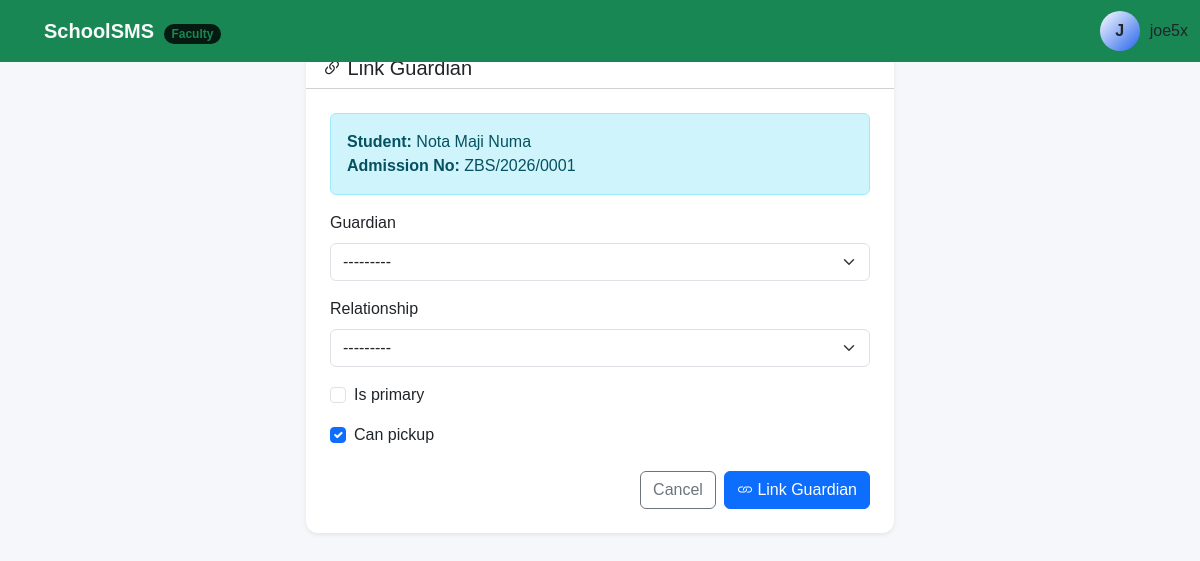
Screenshot of /students/1/guardians/add/ (signed in) with the database file from the repository.
### accounts/models.py (models this page shows, shortened)
class User(AbstractUser):
    class Role(models.TextChoices):
        SUPER_ADMIN = "super_admin", "Super Administrator"
        SCHOOL_ADMIN = "school_admin", "School Administrator"
        PRINCIPAL = "principal", "Principal"
        VICE_PRINCIPAL = "vice_principal", "Vice Principal"
        HEAD_TEACHER = "head_teacher", "Head Teacher"
        TEACHER = "teacher", "Teacher"
        FORM_TEACHER = "form_teacher", "Form Teacher"
        BURSAR = "bursar", "Bursar"
        ACCOUNTANT = "accountant", "Accountant"
        REGISTRAR = "registrar", "Registrar"
        STUDENT = "student", "Student"
        PARENT = "parent", "Parent/Guardian"
    role = models.CharField(
        max_length=30,
        choices=Role.choices,
        default=Role.TEACHER,
    )
    phone = models.CharField(
        max_length=20,
        blank=True,
    )
    staff_id = models.CharField(
        max_length=50,
        unique=True,
        null=True,
        blank=True,
    )
    profile_photo = models.ImageField(
        upload_to="accounts/profiles/",
        blank=True,
        null=True,
    )
    address = models.TextField(
        blank=True,
    )
    date_of_birth = models.DateField(
        blank=True,
        null=True,
    )
    is_verified = models.BooleanField(
        default=False,
    )
    created_at = models.DateTimeField(
        auto_now_add=True,
    )
    updated_at = models.DateTimeField(
        auto_now=True,
    )
    class Meta:
        ordering = ["first_name", "last_name"]

### students/models.py (models this page shows, shortened)
class Student(models.Model):
    class Gender(models.TextChoices):
        MALE = "male", "Male"
        FEMALE = "female", "Female"
    school = models.ForeignKey(
        "schools.School",
        on_delete=models.CASCADE,
        related_name="students",
    )
    admission_number = models.CharField(
        max_length=30,
    )
    first_name = models.CharField(
        max_length=100,
    )
    middle_name = models.CharField(
        max_length=100,
        blank=True,
    )
    last_name = models.CharField(
        max_length=100,
    )
    gender = models.CharField(
        max_length=10,
        choices=Gender.choices,
    )
    date_of_birth = models.DateField(
        null=True,
        blank=True,
    )
    birth_place = models.CharField(
        max_length=150,
        blank=True,
    )
    nationality = models.CharField(
        max_length=100,
        default="Nigerian",
    )
    state_of_origin = models.CharField(
        max_length=100,
        blank=True,
    )
    lga_of_origin = models.CharField(
        max_length=100,
        blank=True,
    )
    address = models.TextField(
        blank=True,
    )
    phone = models.CharField(
        max_length=30,
        blank=True,
    )
    email = models.EmailField(
        blank=True,
    )
    photo = models.ImageField(
        upload_to="students/photos/",
        null=True,
        blank=True,
    )
    is_active = models.BooleanField(
        default=True,
    )
    created_at = models.DateTimeField(
        auto_now_add=True,
    )
    updated_at = models.DateTimeField(
        auto_now=True,
    )
    class Meta:
        ordering = [
            "last_name",
            "first_name",
        ]
        constraints = [
            models.UniqueConstraint(
                fields=[
                    "school",
                    "admission_number",
                ],
                name="unique_school_admission_number",
            ),
        ]
    @property
    def full_name(self):
        names = [
            self.first_name,
            self.middle_name,
            self.last_name,
        ]
        return " ".join(
            name for name in names if name
        )

### students/views.py (the view)
@login_required
def student_guardian_create(
    request,
    student_pk,
):
    student = get_object_or_404(
        Student,
        pk=student_pk,
    )
    if request.method == "POST":
        form = StudentGuardianForm(
            request.POST,
        )
        if form.is_valid():
            relationship = form.save(
                commit=False,
            )
            relationship.student = student
            relationship.save()
            messages.success(
                request,
                "Guardian linked to student successfully.",
            )
            return redirect(
                "students:student_detail",
                pk=student.pk,
            )
    else:
        form = StudentGuardianForm()
    return render(
        request,
        "students/student_guardian_form.html",
        {
            "form": form,
            "student": student,
        },
    )

### students/forms.py
class StudentGuardianForm(
    BootstrapFormMixin,
    forms.ModelForm,
):
    class Meta:
        model = StudentGuardian
        fields = [
            "guardian",
            "relationship",
            "is_primary",
            "can_pickup",
        ]
        widgets = {
            "guardian": forms.Select(
                attrs={
                    "class": "form-select",
                }
            ),
            "relationship": forms.Select(
                attrs={
                    "class": "form-select",
                }
            ),
            "is_primary": forms.CheckboxInput(
                attrs={
                    "class": "form-check-input",
                }
            ),
            "can_pickup": forms.CheckboxInput(
                attrs={
                    "class": "form-check-input",
                }
            ),
        }

### students/models.py (called while the page is built)
    def __str__(self):
        return self.full_name

    @property
    def full_name(self):
        return (
            f"{self.first_name} "
            f"{self.last_name}"
        )

### templates/students/student_guardian_form.html (shortened to what this page needs)
{% extends "base.html" %}
{% block content %}
<div class="row justify-content-center">
<div class="col-lg-6">
    <div class="card border-0 shadow-sm">
        <div class="card-header bg-white">
            <h5 class="mb-0">
                <i class="bi bi-link-45deg"></i>
                Link Guardian
            </h5>
        </div>
        <div class="card-body p-4">
            <div class="alert alert-info">
                <strong>Student:</strong>
                {{ student.full_name }}
                <br>
                <strong>Admission No:</strong>
                {{ student.admission_number }}
            </div>
            <form method="post">
                {% for field in form %}
                    <div class="mb-3">
                        {% if field.field.widget.input_type == "checkbox" %}
                            <div class="form-check">
                                {{ field }}
                                <label class="form-check-label">
                                    {{ field.label }}
                                </label>
                            </div>
                        {% else %}
                            <label class="form-label">
                                {{ field.label }}
                            </label>
                            {{ field }}
                        {% endif %}
                    </div>
                {% endfor %}
                <div class="d-flex justify-content-end gap-2 mt-4">
                    <a
                        href="{% url 'students:student_detail' student.pk %}"
                        class="btn btn-outline-secondary"
                    >
                        Cancel
                    </a>
                    <button
                        type="submit"
                        class="btn btn-primary"
                    >
                        <i class="bi bi-link"></i>
                        Link Guardian
                    </button>
                </div>
            </form>
        </div>
    </div>
</div>
</div>
{% endblock %}

### templates/base.html (shortened to what this page needs)
{% load static %}
<!DOCTYPE html>
<html lang="en">
<head>
    <link
        href="https://cdn.jsdelivr.net/npm/bootstrap@5.3.3/dist/css/bootstrap.min.css"
        rel="stylesheet"
    >
    <link
        href="https://cdn.jsdelivr.net/npm/bootstrap-icons@1.11.3/font/bootstrap-icons.css"
        rel="stylesheet"
    >
     <link
     rel="stylesheet"
     href="{% static 'css/sms.css' %}"
    >
</head>
<body>
    <nav class="navbar fixed-top bg-success" data-bs-theme="dark">
    <div class="container-fluid d-flex justify-content-between align-items-center">
        {% if request.user.role == 'super_admin' %}
            <a class="navbar-brand d-flex align-items-center gap-2 fw-bold text-light text-decoration-none" href="/admin/">
                <i class="bi bi-shield-lock-fill text-danger fs-4"></i>
                <span>SchoolSMS <span class="badge bg-danger-subtle text-danger rounded-pill fs-8 ms-1">Root</span></span>
            </a>
        {% elif request.user.role == 'head_teacher' or request.user.role == 'teacher' or request.user.role == 'form_teacher' %}
            <a class="navbar-brand d-flex align-items-center gap-2 fw-bold text-light text-decoration-none" href="{% url 'dashboard:dashboard' %}">
                <i class="bi bi-journal-bookmark-fill text-success fs-4"></i>
                <span>SchoolSMS <span class="badge bg-success-subtle text-success rounded-pill fs-8 ms-1">Faculty</span></span>
            </a>
        {% elif request.user.role == 'bursar' or request.user.role == 'accountant' %}
            <a class="navbar-brand d-flex align-items-center gap-2 fw-bold text-light text-decoration-none" href="{% url 'dashboard:dashboard' %}">
                <i class="bi bi-wallet2 text-warning fs-4"></i>
                <span>SchoolSMS <span class="badge bg-warning-subtle text-warning rounded-pill fs-8 ms-1">Finance</span></span>
            </a>
        {% elif request.user.role == 'parent' %}
            <a class="navbar-brand d-flex align-items-center gap-2 fw-bold text-light text-decoration-none" href="{% url 'dashboard:dashboard' %}">
                <i class="bi bi-people-fill text-light fs-4"></i>
                <span>SchoolSMS <span class="badge bg-light text-light rounded-pill fs-8 ms-1">Parent Portal</span></span>
            </a>
        {% else %}
            <a class="navbar-brand d-flex align-items-center gap-2 fw-bold text-light text-decoration-none" href="{% url 'dashboard:dashboard' %}">
                <i class="bi bi-mortarboard-fill text-primary fs-4"></i>
                <span>SchoolSMS</span>
            </a>
        {% endif %}
        <div class="d-flex gap-2">
            <div class="user-profile">
                <div class="avatar">
                    {{ user.username|first|upper }}
                </div>
                <span>
                    {{ user.username }}
                </span>
            </div>
        </div>
    </div>
</nav>
<div class="container-fluid pt-4 mt-4">
</div>
{% block content %}
{% endblock %}
</body>
</html>

### templates/base.html (style rules this page uses)
:root { --bg: #0b0b12; --sidebar: #11111a; --card: #151520; --border: #262638; --text: #ffffff; --muted: #fff; --primary: #ffffff; --secondary: #2563eb; }
body { background: #f5f7fb; font-family: Arial, sans-serif; }
.card { border: 0; border-radius: 12px; box-shadow: 0 2px 10px rgba(0, 0, 0, 0.05); }
.fs-8 { font-size: 0.75rem; }
.user-profile { display: flex; align-items: center; gap: 10px; }
.avatar { width: 40px; height: 40px; display: flex; justify-content: center; align-items: center; border-radius: 50%; background: linear-gradient( 135deg, var(--primary), var(--secondary) ); font-weight: bold; }

### rows the page displays
User: username|first "J", username "joe5x"
Student: full_name "Nota Maji Numa", admission_number "ZBS/2026/0001"

### other values shown
{{ field.label }} "Guardian" "Relationship"
{{ field.label }} "Is primary" "Can pickup"
